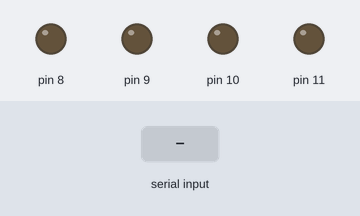
Recording of a sketch running on a simulated Arduino Uno, built with avr-gcc and run on an emulated ATmega328P. On the bench: output pins drawn as LEDs (lit = HIGH). The test bench sets the inputs (shaded band).

Above: at 1.2 s.
1.3 s: "F" received over Serial
At 2.3 s:
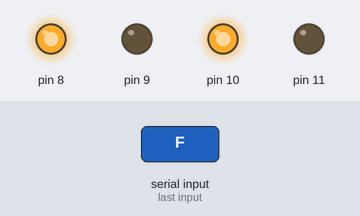
2.8 s: "L" received over Serial
At 3.4 s:
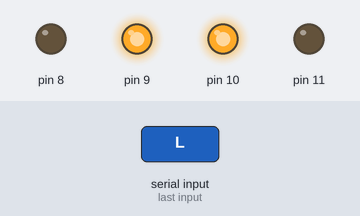
4.3 s: "R" received over Serial
At 4.6 s:
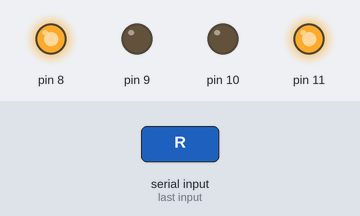
5.8 s: "S" received over Serial
At 6.9 s:
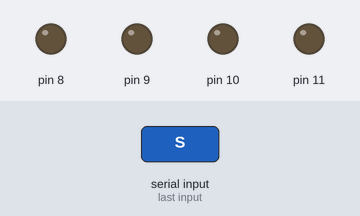
Timing chart, 0 to 8.3 s (numbered marks = the images above; inputs shaded):
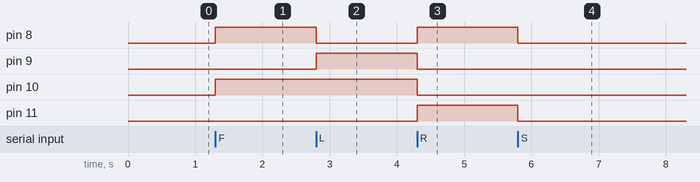

The sketch:

robot_control.ino.ino
```cpp
char command;

void setup()
{
  pinMode(8, OUTPUT);
  pinMode(9, OUTPUT);
  pinMode(10, OUTPUT);
  pinMode(11, OUTPUT);

  Serial.begin(9600);
}

void loop()
{
  if (Serial.available())
  {
    command = Serial.read();

    if(command == 'F')
    {
      forward();
    }

    else if(command == 'L')
    {
      left();
    }

    else if(command == 'R')
    {
      right();
    }

    else if(command == 'S')
    {
      stopRobot();
    }
  }
}

void forward()
{
  digitalWrite(8,HIGH);
  digitalWrite(9,LOW);

  digitalWrite(10,HIGH);
  digitalWrite(11,LOW);
}

void left()
{
  digitalWrite(8,LOW);
  digitalWrite(9,HIGH);

  digitalWrite(10,HIGH);
  digitalWrite(11,LOW);
}

void right()
{
  digitalWrite(8,HIGH);
  digitalWrite(9,LOW);

  digitalWrite(10,LOW);
  digitalWrite(11,HIGH);
}

void stopRobot()
{
  digitalWrite(8,LOW);
  digitalWrite(9,LOW);

  digitalWrite(10,LOW);
  digitalWrite(11,LOW);
}
```

Measured:
- after the input at 1.3 s, pin 8, pin 10: LOW → HIGH at once
- after the input at 2.8 s, pin 8: HIGH → LOW at once; pin 9: LOW → HIGH at once
- after the input at 4.3 s, pin 8, pin 11: LOW → HIGH at once; pin 9, pin 10: HIGH → LOW at once
- after the input at 5.8 s, pin 8, pin 11: HIGH → LOW at once
